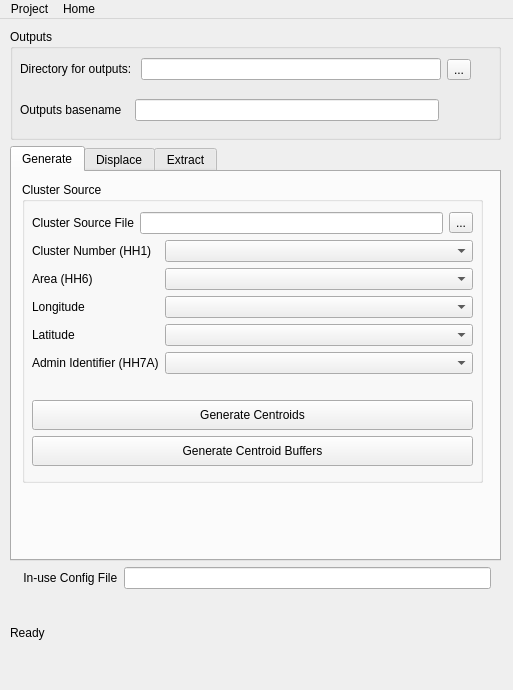
<?xml version="1.0" encoding="UTF-8"?>
<ui version="4.0">
 <class>MGPDialog</class>
 <widget class="QMainWindow" name="MGPDialog">
  <property name="geometry">
   <rect>
    <x>0</x>
    <y>0</y>
    <width>513</width>
    <height>690</height>
   </rect>
  </property>
  <property name="windowTitle">
   <string>MICS Geocode Plugin</string>
  </property>
  <property name="autoFillBackground">
   <bool>true</bool>
  </property>
  <widget class="QWidget" name="centralwidget">
   <widget class="QWidget" name="verticalLayoutWidget">
    <property name="geometry">
     <rect>
      <x>10</x>
      <y>0</y>
      <width>491</width>
      <height>651</height>
     </rect>
    </property>
    <layout class="QVBoxLayout" name="verticalLayout">
     <property name="topMargin">
      <number>10</number>
     </property>
     <item>
      <widget class="QGroupBox" name="groupBoxOutConfig">
       <property name="sizePolicy">
        <sizepolicy hsizetype="Expanding" vsizetype="Minimum">
         <horstretch>0</horstretch>
         <verstretch>0</verstretch>
        </sizepolicy>
       </property>
       <property name="minimumSize">
        <size>
         <width>0</width>
         <height>111</height>
        </size>
       </property>
       <property name="title">
        <string>Outputs</string>
       </property>
       <widget class="QWidget" name="layoutWidget_2">
        <property name="geometry">
         <rect>
          <x>10</x>
          <y>20</y>
          <width>451</width>
          <height>41</height>
         </rect>
        </property>
        <layout class="QHBoxLayout" name="horizontalLayout_3">
         <item>
          <widget class="QLabel" name="label">
           <property name="sizePolicy">
            <sizepolicy hsizetype="Maximum" vsizetype="Maximum">
             <horstretch>0</horstretch>
             <verstretch>0</verstretch>
            </sizepolicy>
           </property>
           <property name="text">
            <string>Directory for outputs: </string>
           </property>
          </widget>
         </item>
         <item>
          <widget class="QLineEdit" name="outputDirLineEdit">
           <property name="sizePolicy">
            <sizepolicy hsizetype="Expanding" vsizetype="Fixed">
             <horstretch>0</horstretch>
             <verstretch>0</verstretch>
            </sizepolicy>
           </property>
           <property name="text">
            <string/>
           </property>
          </widget>
         </item>
         <item>
          <widget class="QToolButton" name="outputDirToolButton">
           <property name="text">
            <string>...</string>
           </property>
          </widget>
         </item>
        </layout>
       </widget>
       <widget class="QLabel" name="label_3">
        <property name="geometry">
         <rect>
          <x>10</x>
          <y>70</y>
          <width>101</width>
          <height>21</height>
         </rect>
        </property>
        <property name="sizePolicy">
         <sizepolicy hsizetype="Maximum" vsizetype="Maximum">
          <horstretch>0</horstretch>
          <verstretch>0</verstretch>
         </sizepolicy>
        </property>
        <property name="text">
         <string>Outputs basename:</string>
        </property>
        <property name="wordWrap">
         <bool>false</bool>
        </property>
       </widget>
       <widget class="QLineEdit" name="basenameLineEdit">
        <property name="geometry">
         <rect>
          <x>125</x>
          <y>70</y>
          <width>304</width>
          <height>22</height>
         </rect>
        </property>
        <property name="text">
         <string/>
        </property>
       </widget>
      </widget>
     </item>
     <item>
      <layout class="QVBoxLayout" name="verticalLayout_2">
       <item>
        <widget class="QTabWidget" name="tabWidget">
         <property name="sizePolicy">
          <sizepolicy hsizetype="Expanding" vsizetype="Expanding">
           <horstretch>0</horstretch>
           <verstretch>0</verstretch>
          </sizepolicy>
         </property>
         <property name="minimumSize">
          <size>
           <width>0</width>
           <height>200</height>
          </size>
         </property>
         <property name="maximumSize">
          <size>
           <width>16777215</width>
           <height>16777215</height>
          </size>
         </property>
         <property name="currentIndex">
          <number>0</number>
         </property>
         <widget class="QWidget" name="tab_step1">
          <property name="autoFillBackground">
           <bool>false</bool>
          </property>
          <attribute name="title">
           <string>Generate</string>
          </attribute>
          <widget class="QGroupBox" name="groupBoxCentroid">
           <property name="geometry">
            <rect>
             <x>10</x>
             <y>10</y>
             <width>461</width>
             <height>301</height>
            </rect>
           </property>
           <property name="sizePolicy">
            <sizepolicy hsizetype="Preferred" vsizetype="Expanding">
             <horstretch>0</horstretch>
             <verstretch>0</verstretch>
            </sizepolicy>
           </property>
           <property name="minimumSize">
            <size>
             <width>0</width>
             <height>0</height>
            </size>
           </property>
           <property name="title">
            <string>Cluster Source</string>
           </property>
           <property name="flat">
            <bool>false</bool>
           </property>
           <widget class="QWidget" name="verticalLayoutWidget_3">
            <property name="geometry">
             <rect>
              <x>0</x>
              <y>20</y>
              <width>461</width>
              <height>274</height>
             </rect>
            </property>
            <layout class="QVBoxLayout" name="verticalLayout_3">
             <property name="leftMargin">
              <number>10</number>
             </property>
             <property name="topMargin">
              <number>10</number>
             </property>
             <property name="rightMargin">
              <number>10</number>
             </property>
             <property name="bottomMargin">
              <number>10</number>
             </property>
             <item>
              <layout class="QHBoxLayout" name="horizontalLayoutCSF">
               <property name="sizeConstraint">
                <enum>QLayout::SetMaximumSize</enum>
               </property>
               <item>
                <widget class="QLabel" name="centroidsSourceFileLabel">
                 <property name="sizePolicy">
                  <sizepolicy hsizetype="Preferred" vsizetype="Maximum">
                   <horstretch>0</horstretch>
                   <verstretch>0</verstretch>
                  </sizepolicy>
                 </property>
                 <property name="text">
                  <string>Cluster Source File</string>
                 </property>
                </widget>
               </item>
               <item>
                <widget class="QLineEdit" name="centroidsSourceFileLineEdit"/>
               </item>
               <item>
                <widget class="QToolButton" name="centroidsSourceFileToolButton">
                 <property name="text">
                  <string>...</string>
                 </property>
                </widget>
               </item>
              </layout>
             </item>
             <item>
              <layout class="QFormLayout" name="formLayout_3">
               <item row="0" column="0">
                <widget class="QLabel" name="numeroFieldLabel_2">
                 <property name="text">
                  <string>Cluster Number (HH1)</string>
                 </property>
                </widget>
               </item>
               <item row="0" column="1">
                <widget class="QComboBox" name="numeroFieldComboBox"/>
               </item>
               <item row="1" column="0">
                <widget class="QLabel" name="typeFieldLabel_2">
                 <property name="text">
                  <string>Area (HH6)</string>
                 </property>
                </widget>
               </item>
               <item row="1" column="1">
                <widget class="QComboBox" name="typeFieldComboBox"/>
               </item>
               <item row="2" column="0">
                <widget class="QLabel" name="longitudeFieldLabel_2">
                 <property name="text">
                  <string>Longitude</string>
                 </property>
                </widget>
               </item>
               <item row="2" column="1">
                <widget class="QComboBox" name="longitudeFieldComboBox"/>
               </item>
               <item row="3" column="0">
                <widget class="QLabel" name="latitudeFieldLabel_2">
                 <property name="text">
                  <string>Latitude</string>
                 </property>
                </widget>
               </item>
               <item row="3" column="1">
                <widget class="QComboBox" name="latitudeFieldComboBox"/>
               </item>
               <item row="4" column="0">
                <widget class="QLabel" name="adminBoundariesFieldLabel_2">
                 <property name="text">
                  <string>Admin Identifier (HH7A)</string>
                 </property>
                </widget>
               </item>
               <item row="4" column="1">
                <widget class="QComboBox" name="adminBoundariesFieldComboBox"/>
               </item>
              </layout>
             </item>
             <item>
              <spacer name="verticalSpacer">
               <property name="orientation">
                <enum>Qt::Vertical</enum>
               </property>
               <property name="sizeHint" stdset="0">
                <size>
                 <width>20</width>
                 <height>40</height>
                </size>
               </property>
              </spacer>
             </item>
             <item>
              <widget class="QPushButton" name="loadCentroidsButton">
               <property name="minimumSize">
                <size>
                 <width>0</width>
                 <height>30</height>
                </size>
               </property>
               <property name="text">
                <string>Generate Centroids</string>
               </property>
              </widget>
             </item>
             <item>
              <widget class="QPushButton" name="generateCentroidBuffersButton">
               <property name="minimumSize">
                <size>
                 <width>0</width>
                 <height>30</height>
                </size>
               </property>
               <property name="text">
                <string>Generate Centroid Buffers</string>
               </property>
              </widget>
             </item>
            </layout>
           </widget>
          </widget>
         </widget>
         <widget class="QWidget" name="tab_step2">
          <attribute name="title">
           <string>Displace</string>
          </attribute>
          <widget class="QGroupBox" name="groupBoxDisplacer">
           <property name="geometry">
            <rect>
             <x>10</x>
             <y>10</y>
             <width>461</width>
             <height>251</height>
            </rect>
           </property>
           <property name="sizePolicy">
            <sizepolicy hsizetype="Preferred" vsizetype="MinimumExpanding">
             <horstretch>0</horstretch>
             <verstretch>0</verstretch>
            </sizepolicy>
           </property>
           <property name="minimumSize">
            <size>
             <width>0</width>
             <height>0</height>
            </size>
           </property>
           <property name="title">
            <string>Centroid Displacement</string>
           </property>
           <widget class="QWidget" name="verticalLayoutWidget_4">
            <property name="geometry">
             <rect>
              <x>0</x>
              <y>20</y>
              <width>461</width>
              <height>221</height>
             </rect>
            </property>
            <layout class="QVBoxLayout" name="verticalLayout_4">
             <property name="leftMargin">
              <number>10</number>
             </property>
             <property name="topMargin">
              <number>10</number>
             </property>
             <property name="rightMargin">
              <number>10</number>
             </property>
             <property name="bottomMargin">
              <number>10</number>
             </property>
             <item>
              <layout class="QHBoxLayout" name="horizontalLayoutRL_3">
               <property name="sizeConstraint">
                <enum>QLayout::SetNoConstraint</enum>
               </property>
               <property name="leftMargin">
                <number>0</number>
               </property>
               <property name="topMargin">
                <number>0</number>
               </property>
               <item>
                <widget class="QLabel" name="centroidsLayerLabel">
                 <property name="sizePolicy">
                  <sizepolicy hsizetype="Preferred" vsizetype="Maximum">
                   <horstretch>0</horstretch>
                   <verstretch>0</verstretch>
                  </sizepolicy>
                 </property>
                 <property name="text">
                  <string>Centroids Source File</string>
                 </property>
                </widget>
               </item>
               <item>
                <widget class="QLineEdit" name="centroidsLayerLineEdit"/>
               </item>
               <item>
                <widget class="QToolButton" name="centroidsLayerToolButton">
                 <property name="text">
                  <string>...</string>
                 </property>
                </widget>
               </item>
              </layout>
             </item>
             <item>
              <layout class="QFormLayout" name="formLayout_5">
               <item row="0" column="0">
                <widget class="QLabel" name="centroidsLayerNumeroFieldLabel">
                 <property name="text">
                  <string>Cluster Number (HH1) </string>
                 </property>
                </widget>
               </item>
               <item row="0" column="1">
                <widget class="QComboBox" name="centroidsLayerNumeroFieldComboBox"/>
               </item>
               <item row="2" column="0">
                <widget class="QLabel" name="centroidsLayerAdminFieldLabel">
                 <property name="text">
                  <string>Admin Identifier (HH7A)</string>
                 </property>
                </widget>
               </item>
               <item row="1" column="0">
                <widget class="QLabel" name="centroidsLayerTypeFieldLabel">
                 <property name="text">
                  <string>Area (HH6)</string>
                 </property>
                </widget>
               </item>
               <item row="1" column="1">
                <widget class="QComboBox" name="centroidsLayerTypeFieldComboBox"/>
               </item>
               <item row="2" column="1">
                <widget class="QComboBox" name="centroidsLayerAdminFieldComboBox">
                 <property name="editable">
                  <bool>false</bool>
                 </property>
                </widget>
               </item>
              </layout>
             </item>
             <item>
              <spacer name="verticalSpacer_5">
               <property name="orientation">
                <enum>Qt::Vertical</enum>
               </property>
               <property name="sizeHint" stdset="0">
                <size>
                 <width>20</width>
                 <height>40</height>
                </size>
               </property>
              </spacer>
             </item>
             <item>
              <layout class="QHBoxLayout" name="horizontalLayoutRL">
               <property name="sizeConstraint">
                <enum>QLayout::SetNoConstraint</enum>
               </property>
               <property name="leftMargin">
                <number>0</number>
               </property>
               <property name="topMargin">
                <number>0</number>
               </property>
               <item>
                <widget class="QLabel" name="referenceLayerLabel">
                 <property name="sizePolicy">
                  <sizepolicy hsizetype="Preferred" vsizetype="Maximum">
                   <horstretch>0</horstretch>
                   <verstretch>0</verstretch>
                  </sizepolicy>
                 </property>
                 <property name="text">
                  <string>Boundary Layer</string>
                 </property>
                </widget>
               </item>
               <item>
                <widget class="QLineEdit" name="referenceLayerLineEdit"/>
               </item>
               <item>
                <widget class="QToolButton" name="referenceLayerToolButton">
                 <property name="text">
                  <string>...</string>
                 </property>
                </widget>
               </item>
               <item>
                <widget class="QComboBox" name="referenceLayerFieldCombobox">
                 <property name="enabled">
                  <bool>false</bool>
                 </property>
                 <property name="sizePolicy">
                  <sizepolicy hsizetype="Fixed" vsizetype="Maximum">
                   <horstretch>0</horstretch>
                   <verstretch>0</verstretch>
                  </sizepolicy>
                 </property>
                 <property name="minimumSize">
                  <size>
                   <width>100</width>
                   <height>0</height>
                  </size>
                 </property>
                </widget>
               </item>
              </layout>
             </item>
             <item>
              <spacer name="verticalSpacer_6">
               <property name="orientation">
                <enum>Qt::Vertical</enum>
               </property>
               <property name="sizeHint" stdset="0">
                <size>
                 <width>20</width>
                 <height>40</height>
                </size>
               </property>
              </spacer>
             </item>
             <item>
              <widget class="QPushButton" name="displaceCentroidsButton">
               <property name="minimumSize">
                <size>
                 <width>0</width>
                 <height>30</height>
                </size>
               </property>
               <property name="text">
                <string>Displace Centroids</string>
               </property>
              </widget>
             </item>
            </layout>
           </widget>
          </widget>
          <widget class="QPushButton" name="toggleShowMoreButton">
           <property name="geometry">
            <rect>
             <x>404</x>
             <y>270</y>
             <width>81</width>
             <height>25</height>
            </rect>
           </property>
           <property name="maximumSize">
            <size>
             <width>16777215</width>
             <height>25</height>
            </size>
           </property>
           <property name="autoFillBackground">
            <bool>false</bool>
           </property>
           <property name="text">
            <string>Show More</string>
           </property>
           <property name="flat">
            <bool>true</bool>
           </property>
          </widget>
          <widget class="QWidget" name="moreWidget" native="true">
           <property name="geometry">
            <rect>
             <x>10</x>
             <y>280</y>
             <width>461</width>
             <height>81</height>
            </rect>
           </property>
           <property name="sizePolicy">
            <sizepolicy hsizetype="Fixed" vsizetype="Fixed">
             <horstretch>0</horstretch>
             <verstretch>0</verstretch>
            </sizepolicy>
           </property>
           <property name="maximumSize">
            <size>
             <width>16777215</width>
             <height>16777215</height>
            </size>
           </property>
           <widget class="QWidget" name="verticalLayoutWidget_5">
            <property name="geometry">
             <rect>
              <x>0</x>
              <y>20</y>
              <width>461</width>
              <height>61</height>
             </rect>
            </property>
            <layout class="QVBoxLayout" name="verticalLayout_5">
             <item>
              <widget class="QPushButton" name="exportDisplacedCentroidsButton">
               <property name="minimumSize">
                <size>
                 <width>0</width>
                 <height>30</height>
                </size>
               </property>
               <property name="text">
                <string>Export Displaced Centroids</string>
               </property>
              </widget>
             </item>
            </layout>
           </widget>
          </widget>
          <zorder>groupBoxDisplacer</zorder>
          <zorder>moreWidget</zorder>
          <zorder>toggleShowMoreButton</zorder>
         </widget>
         <widget class="QWidget" name="tab_step3">
          <attribute name="title">
           <string>Extract</string>
          </attribute>
          <widget class="QGroupBox" name="groupBoxCentroid_2">
           <property name="geometry">
            <rect>
             <x>10</x>
             <y>10</y>
             <width>461</width>
             <height>331</height>
            </rect>
           </property>
           <property name="sizePolicy">
            <sizepolicy hsizetype="Preferred" vsizetype="Maximum">
             <horstretch>0</horstretch>
             <verstretch>0</verstretch>
            </sizepolicy>
           </property>
           <property name="minimumSize">
            <size>
             <width>0</width>
             <height>0</height>
            </size>
           </property>
           <property name="title">
            <string>Covariates Input</string>
           </property>
           <property name="flat">
            <bool>false</bool>
           </property>
           <widget class="QWidget" name="verticalLayoutWidget_6">
            <property name="geometry">
             <rect>
              <x>0</x>
              <y>20</y>
              <width>461</width>
              <height>311</height>
             </rect>
            </property>
            <layout class="QVBoxLayout" name="verticalLayout_6">
             <property name="spacing">
              <number>7</number>
             </property>
             <property name="leftMargin">
              <number>10</number>
             </property>
             <property name="topMargin">
              <number>10</number>
             </property>
             <property name="rightMargin">
              <number>10</number>
             </property>
             <property name="bottomMargin">
              <number>10</number>
             </property>
             <item>
              <layout class="QHBoxLayout" name="horizontalLayoutCSF_2">
               <property name="sizeConstraint">
                <enum>QLayout::SetMaximumSize</enum>
               </property>
               <item>
                <widget class="QLabel" name="covinputsSourceFileLabel">
                 <property name="sizePolicy">
                  <sizepolicy hsizetype="Preferred" vsizetype="Maximum">
                   <horstretch>0</horstretch>
                   <verstretch>0</verstretch>
                  </sizepolicy>
                 </property>
                 <property name="text">
                  <string>Covariates Input File</string>
                 </property>
                </widget>
               </item>
               <item>
                <widget class="QLineEdit" name="covinputsSourceFileLineEdit"/>
               </item>
               <item>
                <widget class="QToolButton" name="covinputsSourceFileToolButton">
                 <property name="minimumSize">
                  <size>
                   <width>0</width>
                   <height>20</height>
                  </size>
                 </property>
                 <property name="maximumSize">
                  <size>
                   <width>25</width>
                   <height>20</height>
                  </size>
                 </property>
                 <property name="text">
                  <string>...</string>
                 </property>
                </widget>
               </item>
               <item>
                <widget class="QToolButton" name="covinputsOpenSourceFileToolButton">
                 <property name="maximumSize">
                  <size>
                   <width>25</width>
                   <height>20</height>
                  </size>
                 </property>
                 <property name="text">
                  <string/>
                 </property>
                </widget>
               </item>
              </layout>
             </item>
             <item>
              <layout class="QFormLayout" name="formLayout_4">
               <property name="sizeConstraint">
                <enum>QLayout::SetMaximumSize</enum>
               </property>
               <property name="fieldGrowthPolicy">
                <enum>QFormLayout::AllNonFixedFieldsGrow</enum>
               </property>
               <property name="rowWrapPolicy">
                <enum>QFormLayout::DontWrapRows</enum>
               </property>
               <property name="formAlignment">
                <set>Qt::AlignLeading|Qt::AlignLeft|Qt::AlignVCenter</set>
               </property>
               <item row="0" column="0">
                <widget class="QLabel" name="filenameFieldLabel">
                 <property name="text">
                  <string>File Name</string>
                 </property>
                </widget>
               </item>
               <item row="0" column="1">
                <widget class="QComboBox" name="filenameFieldComboBox"/>
               </item>
               <item row="1" column="0">
                <widget class="QLabel" name="fileformatFieldLabel">
                 <property name="text">
                  <string>File Format</string>
                 </property>
                </widget>
               </item>
               <item row="1" column="1">
                <widget class="QComboBox" name="fileformatFieldComboBox"/>
               </item>
               <item row="2" column="0">
                <widget class="QLabel" name="sumstatFieldLabel">
                 <property name="text">
                  <string>Summary Statistics</string>
                 </property>
                </widget>
               </item>
               <item row="2" column="1">
                <widget class="QComboBox" name="sumstatFieldComboBox"/>
               </item>
               <item row="3" column="0">
                <widget class="QLabel" name="columnnameFieldLabel">
                 <property name="text">
                  <string>Variable Name</string>
                 </property>
                </widget>
               </item>
               <item row="3" column="1">
                <widget class="QComboBox" name="columnnameFieldComboBox"/>
               </item>
               <item row="4" column="0">
                <widget class="QLabel" name="nodataFieldLabel">
                 <property name="text">
                  <string>No-data Value</string>
                 </property>
                </widget>
               </item>
               <item row="4" column="1">
                <widget class="QComboBox" name="nodataFieldComboBox"/>
               </item>
              </layout>
             </item>
             <item>
              <spacer name="verticalSpacer_4">
               <property name="orientation">
                <enum>Qt::Vertical</enum>
               </property>
               <property name="sizeHint" stdset="0">
                <size>
                 <width>20</width>
                 <height>40</height>
                </size>
               </property>
              </spacer>
             </item>
             <item>
              <layout class="QHBoxLayout" name="horizontalLayoutCSF_3">
               <property name="sizeConstraint">
                <enum>QLayout::SetDefaultConstraint</enum>
               </property>
               <item>
                <widget class="QLabel" name="imagesSourceFileLabel">
                 <property name="sizePolicy">
                  <sizepolicy hsizetype="Preferred" vsizetype="Maximum">
                   <horstretch>0</horstretch>
                   <verstretch>0</verstretch>
                  </sizepolicy>
                 </property>
                 <property name="text">
                  <string>Covariates input folder</string>
                 </property>
                </widget>
               </item>
               <item>
                <widget class="QLineEdit" name="imagesSourceFileLineEdit"/>
               </item>
               <item>
                <widget class="QToolButton" name="imagesSourceFileToolButton">
                 <property name="text">
                  <string>...</string>
                 </property>
                </widget>
               </item>
              </layout>
             </item>
             <item>
              <spacer name="verticalSpacer_3">
               <property name="orientation">
                <enum>Qt::Vertical</enum>
               </property>
               <property name="sizeHint" stdset="0">
                <size>
                 <width>20</width>
                 <height>40</height>
                </size>
               </property>
              </spacer>
             </item>
             <item>
              <layout class="QHBoxLayout" name="horizontalLayoutRL_2">
               <property name="sizeConstraint">
                <enum>QLayout::SetNoConstraint</enum>
               </property>
               <property name="leftMargin">
                <number>0</number>
               </property>
               <property name="topMargin">
                <number>0</number>
               </property>
               <item>
                <widget class="QLabel" name="covrefLayerLabel">
                 <property name="sizePolicy">
                  <sizepolicy hsizetype="Preferred" vsizetype="Maximum">
                   <horstretch>0</horstretch>
                   <verstretch>0</verstretch>
                  </sizepolicy>
                 </property>
                 <property name="text">
                  <string>Polygon Layer</string>
                 </property>
                </widget>
               </item>
               <item>
                <widget class="QLineEdit" name="covrefLayerLineEdit"/>
               </item>
               <item>
                <widget class="QToolButton" name="covrefLayerToolButton">
                 <property name="text">
                  <string>...</string>
                 </property>
                </widget>
               </item>
               <item>
                <widget class="QComboBox" name="covrefLayerIdFieldCombobox">
                 <property name="enabled">
                  <bool>false</bool>
                 </property>
                 <property name="sizePolicy">
                  <sizepolicy hsizetype="Fixed" vsizetype="Maximum">
                   <horstretch>0</horstretch>
                   <verstretch>0</verstretch>
                  </sizepolicy>
                 </property>
                 <property name="minimumSize">
                  <size>
                   <width>100</width>
                   <height>0</height>
                  </size>
                 </property>
                </widget>
               </item>
              </layout>
             </item>
             <item>
              <spacer name="verticalSpacer_2">
               <property name="orientation">
                <enum>Qt::Vertical</enum>
               </property>
               <property name="sizeHint" stdset="0">
                <size>
                 <width>20</width>
                 <height>40</height>
                </size>
               </property>
              </spacer>
             </item>
             <item>
              <layout class="QHBoxLayout" name="horizontalLayout">
               <item>
                <widget class="QPushButton" name="computeCovariatesButton">
                 <property name="minimumSize">
                  <size>
                   <width>0</width>
                   <height>30</height>
                  </size>
                 </property>
                 <property name="text">
                  <string>Compute Covariates</string>
                 </property>
                </widget>
               </item>
               <item>
                <widget class="QToolButton" name="covoutputsOpenFileToolButton">
                 <property name="maximumSize">
                  <size>
                   <width>30</width>
                   <height>30</height>
                  </size>
                 </property>
                 <property name="text">
                  <string/>
                 </property>
                </widget>
               </item>
              </layout>
             </item>
            </layout>
           </widget>
          </widget>
         </widget>
        </widget>
       </item>
      </layout>
     </item>
     <item>
      <layout class="QFormLayout" name="formLayout">
       <property name="leftMargin">
        <number>0</number>
       </property>
       <property name="rightMargin">
        <number>10</number>
       </property>
       <item row="0" column="0">
        <widget class="QLabel" name="configFileLabel">
         <property name="text">
          <string>    In-use Config File</string>
         </property>
        </widget>
       </item>
       <item row="0" column="1">
        <widget class="QLineEdit" name="configFileLineEdit">
         <property name="enabled">
          <bool>true</bool>
         </property>
         <property name="readOnly">
          <bool>true</bool>
         </property>
        </widget>
       </item>
      </layout>
     </item>
     <item>
      <widget class="QWidget" name="widget" native="true">
       <property name="minimumSize">
        <size>
         <width>0</width>
         <height>75</height>
        </size>
       </property>
       <widget class="QLabel" name="labelLogo">
        <property name="geometry">
         <rect>
          <x>310</x>
          <y>20</y>
          <width>177</width>
          <height>35</height>
         </rect>
        </property>
        <property name="sizePolicy">
         <sizepolicy hsizetype="Fixed" vsizetype="Preferred">
          <horstretch>0</horstretch>
          <verstretch>0</verstretch>
         </sizepolicy>
        </property>
        <property name="minimumSize">
         <size>
          <width>177</width>
          <height>35</height>
         </size>
        </property>
        <property name="maximumSize">
         <size>
          <width>16777215</width>
          <height>35</height>
         </size>
        </property>
        <property name="styleSheet">
         <string notr="true">background-image: url(:/plugins/MGP/logo_wo-unicef.png);</string>
        </property>
        <property name="text">
         <string/>
        </property>
        <property name="scaledContents">
         <bool>false</bool>
        </property>
        <property name="alignment">
         <set>Qt::AlignRight|Qt::AlignTop|Qt::AlignTrailing</set>
        </property>
       </widget>
       <widget class="QLabel" name="l_status">
        <property name="geometry">
         <rect>
          <x>0</x>
          <y>0</y>
          <width>301</width>
          <height>75</height>
         </rect>
        </property>
        <property name="sizePolicy">
         <sizepolicy hsizetype="Expanding" vsizetype="Expanding">
          <horstretch>0</horstretch>
          <verstretch>0</verstretch>
         </sizepolicy>
        </property>
        <property name="minimumSize">
         <size>
          <width>90</width>
          <height>75</height>
         </size>
        </property>
        <property name="maximumSize">
         <size>
          <width>16777213</width>
          <height>40</height>
         </size>
        </property>
        <property name="text">
         <string>Ready</string>
        </property>
        <property name="textFormat">
         <enum>Qt::AutoText</enum>
        </property>
        <property name="alignment">
         <set>Qt::AlignLeading|Qt::AlignLeft|Qt::AlignVCenter</set>
        </property>
        <property name="wordWrap">
         <bool>true</bool>
        </property>
       </widget>
      </widget>
     </item>
    </layout>
   </widget>
  </widget>
  <widget class="QMenuBar" name="menubar">
   <property name="geometry">
    <rect>
     <x>0</x>
     <y>0</y>
     <width>513</width>
     <height>26</height>
    </rect>
   </property>
   <widget class="QMenu" name="menutest">
    <property name="title">
     <string>Project</string>
    </property>
    <addaction name="actionnew"/>
    <addaction name="actionopen"/>
    <addaction name="actionopenmostrecent"/>
    <addaction name="actionsave"/>
    <addaction name="actionsaveas"/>
    <addaction name="separator"/>
    <addaction name="actionrun"/>
   </widget>
   <widget class="QMenu" name="menuHome">
    <property name="title">
     <string>Home</string>
    </property>
    <addaction name="actionGenerate"/>
    <addaction name="actionDisplace"/>
    <addaction name="actionExtract"/>
   </widget>
   <addaction name="menutest"/>
   <addaction name="menuHome"/>
  </widget>
  <action name="actionnew">
   <property name="text">
    <string>New</string>
   </property>
   <property name="shortcut">
    <string>Ctrl+N</string>
   </property>
  </action>
  <action name="actionopen">
   <property name="text">
    <string>Open</string>
   </property>
   <property name="shortcut">
    <string>Ctrl+O</string>
   </property>
   <property name="iconVisibleInMenu">
    <bool>true</bool>
   </property>
  </action>
  <action name="actionsave">
   <property name="text">
    <string>Save</string>
   </property>
   <property name="shortcut">
    <string>Ctrl+S</string>
   </property>
  </action>
  <action name="actionsaveas">
   <property name="text">
    <string>Save as</string>
   </property>
   <property name="shortcut">
    <string>Ctrl+Shift+S</string>
   </property>
  </action>
  <action name="actionGenerate">
   <property name="text">
    <string>Generate</string>
   </property>
   <property name="shortcut">
    <string>Ctrl+G</string>
   </property>
  </action>
  <action name="actionDisplace">
   <property name="text">
    <string>Displace</string>
   </property>
   <property name="shortcut">
    <string>Ctrl+D</string>
   </property>
  </action>
  <action name="actionExtract">
   <property name="text">
    <string>Extract</string>
   </property>
   <property name="shortcut">
    <string>Ctrl+E</string>
   </property>
  </action>
  <action name="actionopenmostrecent">
   <property name="text">
    <string>Open most recent</string>
   </property>
   <property name="shortcut">
    <string>Ctrl+Shift+O</string>
   </property>
  </action>
  <action name="actionrun">
   <property name="text">
    <string>Run</string>
   </property>
   <property name="shortcut">
    <string>Ctrl+R</string>
   </property>
  </action>
 </widget>
 <resources>
  <include location="resources.qrc"/>
 </resources>
 <connections/>
</ui>
